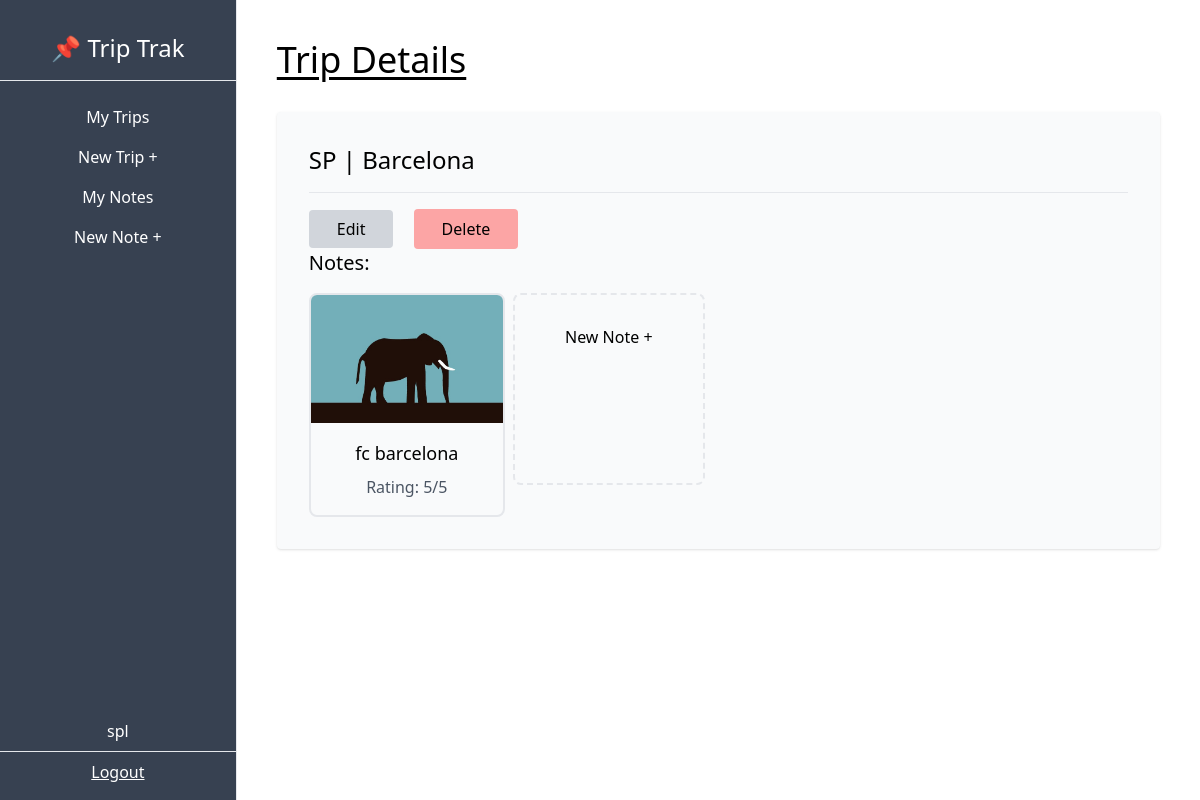
Screenshot of /dashboard/trip/detail/1/ (signed in) with the database file from the repository.
### trips/models.py (models this page shows, shortened)
class Trip(models.Model):
    city = models.CharField(max_length=50)
    country = models.CharField(max_length=2) # we use country codes
    start_date = models.DateField(blank=True, null=True)
    end_date = models.DateField(blank=True, null=True)
    owner = models.ForeignKey(User, on_delete=models.CASCADE, related_name='trips')

class Note(models.Model):
    EXCURSIONS = (
        ('event', 'Event'),
        ('dining', 'Dining'),
        ('experience', 'Experience'),
        ('general', 'General'),
    )
    trip = models.ForeignKey(Trip, on_delete=models.CASCADE, related_name='notes')
    name = models.CharField(max_length=100)
    description = models.TextField()
    type = models.CharField(max_length=100, choices=EXCURSIONS)
    img = models.ImageField(upload_to='notes', blank=True, null=True)
    rating = models.PositiveSmallIntegerField(default=1, validators=[MaxValueValidator(5)])

### trips/views.py (the view)
# urls.py: path('dashboard/trip/detail/<int:pk>/', TripDetailView.as_view(), name='trip-detail'),
class TripDetailView(DetailView):
    model = Trip
    template_name = 'trip/trip_detail.html'
    def get_context_data(self, **kwargs):
        context = super().get_context_data(**kwargs)
        trip = context['object']
        notes = trip.notes.all()
        context['notes'] = notes
        return context

### trips/templates/trip/trip_detail.html (shortened to what this page needs)
{% extends 'trip/base.html' %}
{% block content %}
<h1 class="text-4xl underline underline-offset-4 mb-8">Trip Details</h1>
<div class="bg-gray-50 p-8 rounded shadow my-4">
    <p class="text-2xl">{{trip.country}} | {{trip.city}}</p>
    <hr class="my-4">
    <a class="px-7 py-2 bg-gray-300 rounded md:mr-4 hover:bg-gray-200" href="{% url 'trip-update' trip.pk %}">Edit</a>
    <form class="inline" action="{% url 'trip-delete' trip.pk %}" method="POST">
        <input type="submit" class="px-7 py-2 bg-red-300 rounded hover:bg-red-200 hover:cursor-pointer"
            value="Delete" />
    </form>
    <h3 class="text-xl pb-4">Notes:</h3>
    <div class="flex gap-2 flex-wrap">
        {% for note in notes %}
        <a href="{% url 'note-detail' note.pk %}">
            <div class="border-2 rounded-lg pb-4 hover:shadow">
                <img class="w-48 h-32 object-cover overflow-hidden rounded-t-md" src="{{note.img.url}}"
                    alt="{{note.name}}">
                <p class="text-center mt-4 text-lg">{{note.name}}</p>
                <p class="text-center mt-2 text-gray-600">Rating: {{note.rating}}/5</p>
            </div>
        </a>
        {% endfor %}
        <a href="{% url 'note-create' %}">
            <div class="border-2 border-dashed rounded-lg hover:shadow w-48 h-48 flex justify-center items-center">
                <p class="min-h-32">New Note +</p>
            </div>
        </a>
    </div>
</div>
{% endblock content %}

### trips/templates/trip/base.html (shortened to what this page needs)
<!DOCTYPE html>
<html lang="en">
<head>
    <script src="https://cdn.tailwindcss.com"></script>
</head>
<body>
    <div class="flex-col md:flex-row flex h-screen">
        <div
            class="md:h-screen bg-gray-700 text-white w-full md:w-1/4 md:max-w-xs py-2 md:pt-8 md:pb-2 flex flex-col items-center justify-start border-r">
            <div class="border-b w-full text-center pb-4 text-2xl">
                <h1>📌 Trip Trak</h1>
            </div>
            <div class="pt-4 w-full text-center">
                <ul class="flex md:flex-col justify-around px-2 md:px-0 pb-2 md:pb-0">
                    <a href="{% url 'trip-list' %}">
                        <li class="py-2 px-3 md:px-0 hover:bg-gray-600 hover:cursor-pointer">My Trips</li>
                    </a>
                    <a href="{% url 'trip-create' %}">
                        <li class="py-2 px-3 md:px-0 hover:bg-gray-600 hover:cursor-pointer">New Trip +</li>
                    </a>
                    <a href="{% url 'note-list' %}">
                        <li class="py-2 px-3 md:px-0 hover:bg-gray-600 hover:cursor-pointer">My Notes</li>
                    </a>
                    <a href="{% url 'note-create' %}">
                        <li class="py-2 px-3 md:px-0 hover:bg-gray-600 hover:cursor-pointer">New Note +</li>
                    </a>
                </ul>
            </div>
            <div class="mt-auto w-full text-center flex md:flex-col justify-evenly py-2 md:pt-0">
                <p class="">{{user.username}}</p>
                <hr class="my-2">
                <a class="underline" href="{% url 'logout' %}">
                    Logout
                </a>
            </div>
        </div>
        <div class="w-full md:w-full p-10 overflow-auto">
            {% block content %}
            {% endblock content %}
        </div>
    </div>
</body>
</html>

### rows the page displays
Trip: country "SP", city "Barcelona"
Note: img (picture), name "fc barcelona", rating "5"

### other values shown
{{ user.username }} "spl"
